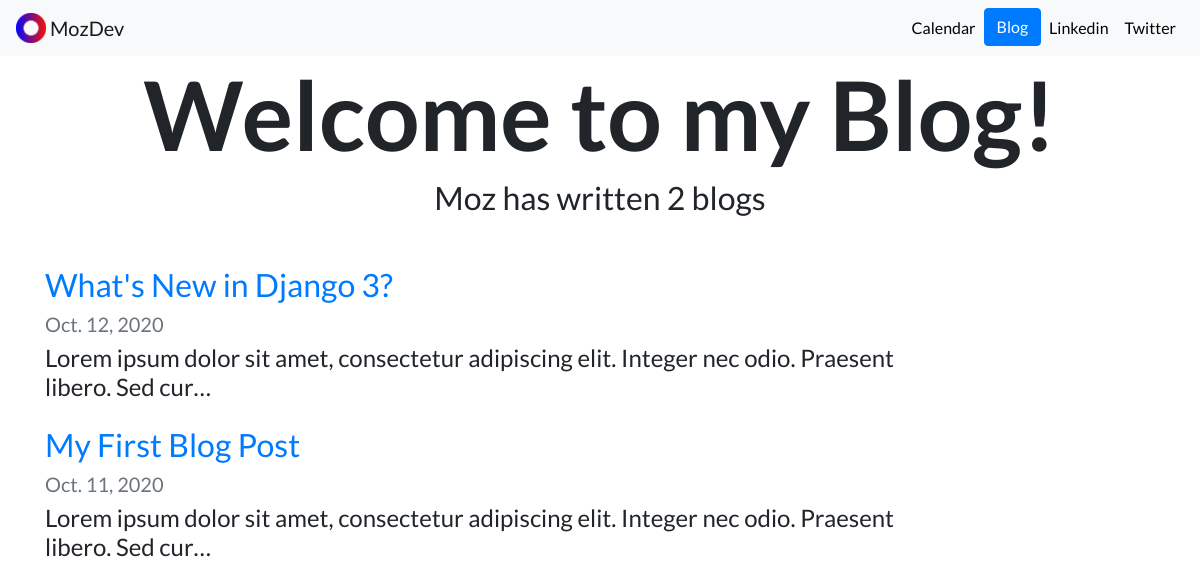
Screenshot of /blog/ with the database file from the repository.
### blog/models.py (models this page shows, shortened)
class Blog(models.Model):
    title = models.CharField(max_length=200)
    description = models.TextField()
    date = models.DateField(auto_now_add=False)

### blog/views.py (the view)
# urls.py: path('', views.all_blogs, name='all_blogs'),
def all_blogs(request):
    blogs = Blog.objects.all()
    return render(request, 'blog/all_blog.html', {'blogs': blogs})

### blog/templates/blog/all_blog.html (shortened to what this page needs)
{% extends 'portfolio/base.html' %}
{% block content %}
<h1 id="blogtitle" class="font-weight-bold text-center">Welcome to my Blog!</h1>
<h2 class="text-center mb-5">Moz has written {{ blogs.count }} blog{{ blogs.count|pluralize }}</h2>
{% for blog in blogs %}
    <div class="row justify-content center my-3">
        <div class="col-md-10">
            <a href="{% url 'blog:detail' blog.id %}"><h2>{{ blog.title }}</h2></a>
             <h5 class="text-muted">{{ blog.date }}</h5>
             <h4>{{ blog.description|striptags|truncatechars:100 }}</h4>
        </div>
    </div>
{% endfor %}
{% endblock %}

### portfolio/static/portfolio/custom.css (style rules this page uses)
body { font-family: 'Lato', sans-serif; }
#blogtitle { font-size: 6rem; }

### rows the page displays
Blog: title "What's New in Django 3?", date "Oct. 12, 2020", description "Lorem ipsum dolor sit amet, consectetur adipiscing elit. Integer nec odio. Praesent libero. Sed cur…"
Blog: title "My First Blog Post", date "Oct. 11, 2020", description "Lorem ipsum dolor sit amet, consectetur adipiscing elit. Integer nec odio. Praesent libero. Sed cur…"

### other values shown
{{ blogs.count }} "2"
